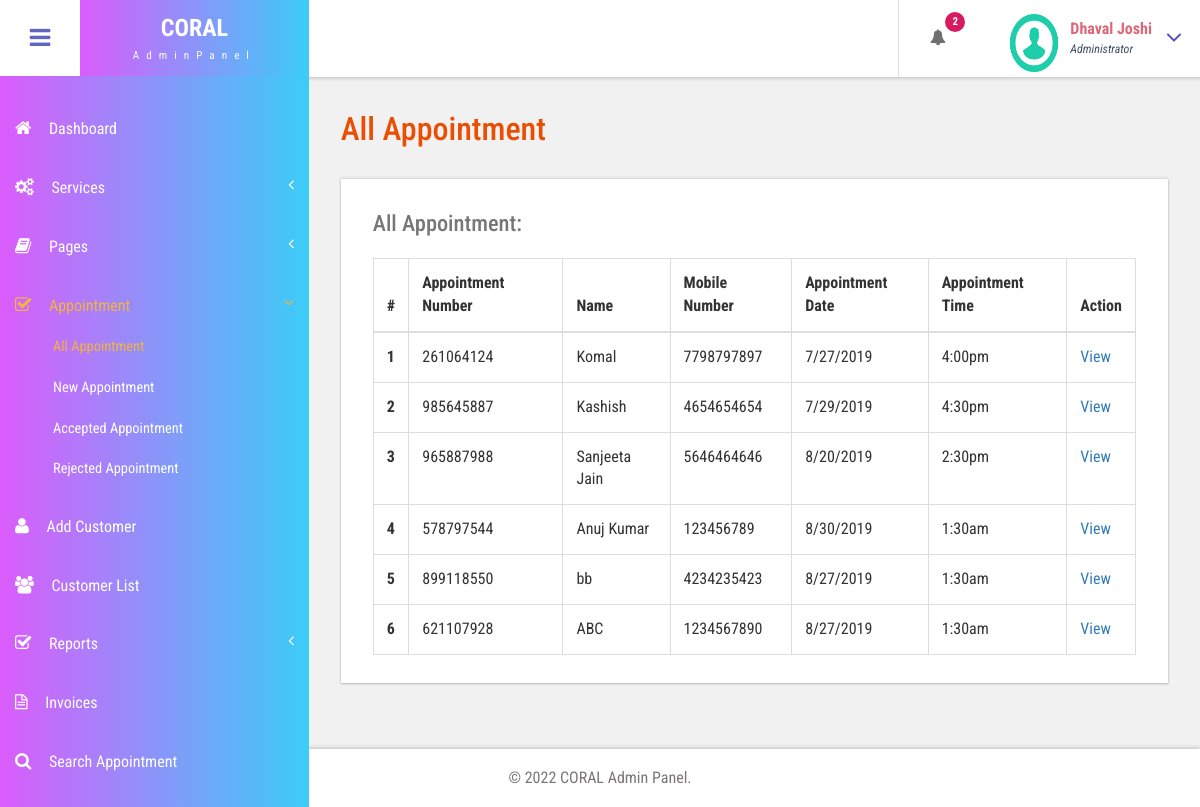
/CoralTheBeautyStudio/admin/all-appointment.php (signed in), run on the app's committed database.
### tables this page shows
CREATE TABLE `tblappointment` (
  `ID` int(10) NOT NULL,
  `AptNumber` varchar(80) DEFAULT NULL,
  `Name` varchar(120) DEFAULT NULL,
  `Email` varchar(120) DEFAULT NULL,
  `PhoneNumber` bigint(11) DEFAULT NULL,
  `AptDate` varchar(120) DEFAULT NULL,
  `AptTime` varchar(120) DEFAULT NULL,
  `Services` varchar(120) DEFAULT NULL,
  `ApplyDate` timestamp NULL DEFAULT current_timestamp(),
  `Remark` varchar(250) NOT NULL,
  `Status` varchar(50) NOT NULL,
  `RemarkDate` timestamp NOT NULL DEFAULT '0000-00-00 00:00:00' ON UPDATE current_timestamp()
);

### CoralTheBeautyStudio/admin/all-appointment.php (the view, shortened to what this page needs)
<?php
include('includes/dbconnection.php');
if (strlen($_SESSION['bpmsaid']==0)) {
  header('location:logout.php');
  } else{
  ?>
<!DOCTYPE HTML>
<html>
<head>
<link href="css/bootstrap.css" rel='stylesheet' type='text/css' />
<link href="css/style.css" rel='stylesheet' type='text/css' />
<link href="css/font-awesome.css" rel="stylesheet">
<link href="css/animate.css" rel="stylesheet" type="text/css" media="all">
<link href="css/custom.css" rel="stylesheet">
</head>
<body class="cbp-spmenu-push">
	<div class="main-content">
		 <?php include_once('includes/sidebar.php');?>
		 <?php include_once('includes/header.php');?>
		<div id="page-wrapper">
			<div class="main-page">
				<div class="tables">
					<h3 class="title1">All Appointment</h3>
					<div class="table-responsive bs-example widget-shadow">
						<h4>All Appointment:</h4>
						<table class="table table-bordered"> <thead> <tr> <th>#</th> <th> Appointment Number</th> <th>Name</th><th>Mobile Number</th> <th>Appointment Date</th><th>Appointment Time</th><th>Action</th> </tr> </thead> <tbody>
<?php
$ret=mysqli_query($con,"select *from  tblappointment");
$cnt=1;
while ($row=mysqli_fetch_array($ret)) {
?>
						 <tr> <th scope="row"><?php echo $cnt;?></th> <td><?php  echo $row['AptNumber'];?></td> <td><?php  echo $row['Name'];?></td><td><?php  echo $row['PhoneNumber'];?></td><td><?php  echo $row['AptDate'];?></td> <td><?php  echo $row['AptTime'];?></td> <td><a href="view-appointment.php?viewid=<?php echo $row['ID'];?>">View</a></td> </tr>   <?php
$cnt=$cnt+1;
}?></tbody> </table>
					</div>
				</div>
			</div>
		</div>
		 <?php include_once('includes/footer.php');?>
	</div>
</body>
</html>
<?php }  ?>

### CoralTheBeautyStudio/admin/includes/header.php (shortened to what this page needs)
<div class="sticky-header header-section ">
      <div class="header-left">
        <button id="showLeftPush"><i class="fa fa-bars"></i></button>
        <div class="logo">
          <a href="dashboard.php">
            <h1>CORAL</h1>
            <span>AdminPanel</span>
          </a>
        </div>
        <div class="clearfix"> </div>
      </div>
      <div class="header-right">
        <div class="profile_details_left">
          <ul class="nofitications-dropdown">
            <?php
$ret1=mysqli_query($con,"select ID,Name from  tblappointment where Status=''");
$num=mysqli_num_rows($ret1);
?>
            <li class="dropdown head-dpdn">
              <a href="#" class="dropdown-toggle" data-toggle="dropdown" aria-expanded="false"><i class="fa fa-bell"></i><span class="badge blue"><?php echo $num;?></span></a>
            </li>
          </ul>
          <div class="clearfix"> </div>
        </div>
        <div class="profile_details">
        <?php
$adid=$_SESSION['bpmsaid'];
$ret=mysqli_query($con,"select AdminName from tbladmin where ID='$adid'");
$row=mysqli_fetch_array($ret);
$name=$row['AdminName'];
?>
          <ul>
            <li class="dropdown profile_details_drop">
              <a href="#" class="dropdown-toggle" data-toggle="dropdown" aria-expanded="false">
                <div class="profile_img">
                  <span class="prfil-img"><img src="images/download (1).png" alt="" width="50" height="60"> </span>
                  <div class="user-name">
                    <p><?php echo $name; ?></p>
                    <span>Administrator</span>
                  </div>
                  <i class="fa fa-angle-down lnr"></i>
                  <div class="clearfix"></div>
                </div>
              </a>
            </li>
          </ul>
        </div>
      </div>
      <div class="clearfix"> </div>
    </div>

### CoralTheBeautyStudio/admin/css/style.css (style rules this page uses)
h4, h5, h6, h1, h2, h3 { margin: 0; }
ul, ol { margin: 0; }
p { margin: 0; }
html, body { font-family: 'Roboto Condensed', sans-serif; font-size: 100%; overflow-x: hidden; background: #fff; }
body a { transition: 0.5s all ease; -webkit-transition: 0.5s all ease; -moz-transition: 0.5s all ease; -o-transition: 0.5s all ease; -ms-transition: 0.5s all ease; text-decoration:none; }
h1,h2,h3,h4,h5,h6 { margin:0; }
p { margin:0; }
ul,label { margin:0; padding:0; }
.main-content { position: relative; }
.sticky-header { position: fixed; top: 0; left:0px; width: 100%; z-index: 100; }
.header-section { background:#FFF; box-shadow: 1px 1px 4px rgba(0, 0, 0, 0.21); -webkit-box-shadow: 1px 1px 4px rgba(0, 0, 0, 0.21); -moz-box-shadow: 1px 1px 4px rgba(0, 0, 0, 0.21); -o-box-shadow: 1px 1px 4px rgba(0, 0, 0, 0.21); }
.header-section::after { clear: both; display: block; content: ''; }
.header-left { float: left; width: 45%; }
.header-right { float: right; }
button#showLeftPush { font-size: 1.5em; width: 80px; padding: 0.87em 0; text-align: center; cursor: pointer; float: left; color: #6F6F6F; -moz-transition: all 0.2s ease-out 0s; -webkit-transition: all 0.2s ease-out 0s; transition: all 0.2s ease-out 0s; border: none; background-color: #fff; outline:none; }
.cbp-spmenu-push { overflow-x: hidden; position: relative; }
.cbp-spmenu, .cbp-spmenu-push { -webkit-transition: all 0.3s ease; -moz-transition: all 0.3s ease; transition: all 0.3s ease; }
.cbp-spmenu-push div#page-wrapper { margin: 0 0 0 19.3em; transition:.5s all; -webkit-transition:.5s all; -moz-transition:.5s all; }
.fa { display: inline-block; font-family: FontAwesome; font-style: normal; font-weight: normal; line-height: 1; -webkit-font-smoothing: antialiased; -moz-osx-font-smoothing: grayscale; }
.logo { background-image: linear-gradient(270deg,#28daf7 -12%,#db5cfb 100%)!important; text-align: center; float: left; }
.logo a { padding: 0.9em 3.3em .7em; display: block; text-decoration: none; }
.logo a h1 { color: #fff; font-size: 1.5em; line-height: 1.2em; font-weight: 700; }
.logo a span { color: #F8F8F8; font-size: .7em; text-align: center; letter-spacing: 7px; }
.profile_details_left { float: left; }
li.dropdown.head-dpdn { display: inline-block; padding: 1.7em 0; border-left: 1px solid #E0E0E0; float: left; }
li.dropdown.head-dpdn a.dropdown-toggle { padding: 1.7em 2em; }
i.fa.fa-bell { color:#6F6F6F; }
.header-right span.badge { font-size: 11px; font-weight: bold; color: #FFF; background: #8BC34A; line-height: 15px; width: 20px; height: 20px; border-radius: 2em; -webkit-border-radius: 2em; -moz-border-radius: 2em; -o-border-radius: 2em; text-align: center; display: inline-block; position: absolute; top: 16%; padding: 2px 0 0; }
.header-right span.blue { background-color:#D81B60; }
.profile_details { float: right; }
.profile_details_drop a.dropdown-toggle { display:block; padding: 0.8em 3em 0 2em; }
.profile_img span.prfil-img { float:left; }
.user-name { float:left; margin-top:8px; margin-left:11px; height:35px; }
.profile_details ul li { list-style-type:none; position:relative; }
.profile_details li a i.fa.lnr { position: absolute; top: 34%; right: 8%; color: #4F52BA; font-size: 1.6em; }
.user-name p { font-size:1em; color:#DD6777; line-height:1em; font-weight:700; }
.user-name span { font-size: .75em; font-style: italic; color: #424f63; font-weight: normal; margin-top: .3em; }
.widget-shadow { background-color: #fff; box-shadow: 0 -1px 3px rgba(0,0,0,.12),0 1px 2px rgba(0,0,0,.24); -webkit-box-shadow: 0 -1px 3px rgba(0,0,0,.12),0 1px 2px rgba(0,0,0,.24); -moz-box-shadow: 0 -1px 3px rgba(0,0,0,.12),0 1px 2px rgba(0,0,0,.24); }
h3.title1 { font-size: 2em; color: #e94e02; margin-bottom: 0.8em; }
.table > thead > tr > th, .table > tbody > tr > th, .table > tfoot > tr > th, .table > thead > tr > td, .table > tbody > tr > td, .table > tfoot > tr > td { border-top: none; }
.tables h4 { font-size: 1.4em; margin-bottom: 1em; color: #777777; }
.tables .panel-body ,.tables .bs-example { padding: 2em 2em 0.5em; }
.tables .table > thead > tr > th, .tables .table > tbody > tr > th, .tables .table > tfoot > tr > th, .tables .table > thead > tr > td, .tables .table > tbody > tr > td, .tables .table > tfoot > tr > td { padding: 13px; border-top: 1px solid #E0E0E0; }
.bs-example { margin-top: 2em; }

### CoralTheBeautyStudio/admin/css/custom.css (style rules this page uses)
#page-wrapper { padding:7em 2em 2.5em; background-color: #F1F1F1; }

### data on the page
tblappointment: AptNumber "261064124", Name "Komal", PhoneNumber "7798797897", AptDate "7/27/2019", AptTime "4:00pm"
tblappointment: AptNumber "985645887", Name "Kashish", PhoneNumber "4654654654", AptDate "7/29/2019", AptTime "4:30pm"
tblappointment: AptNumber "965887988", Name "Sanjeeta Jain", PhoneNumber "5646464646", AptDate "8/20/2019", AptTime "2:30pm"
tblappointment: AptNumber "578797544", Name "Anuj Kumar", PhoneNumber "123456789", AptDate "8/30/2019", AptTime "1:30am"
tblappointment: AptNumber "899118550", Name "bb", PhoneNumber "4234235423", AptDate "8/27/2019", AptTime "1:30am"
tblappointment: AptNumber "621107928", Name "ABC", PhoneNumber "1234567890", AptDate "8/27/2019", AptTime "1:30am"

### other printed values
$num "2"
$name "Dhaval Joshi"
